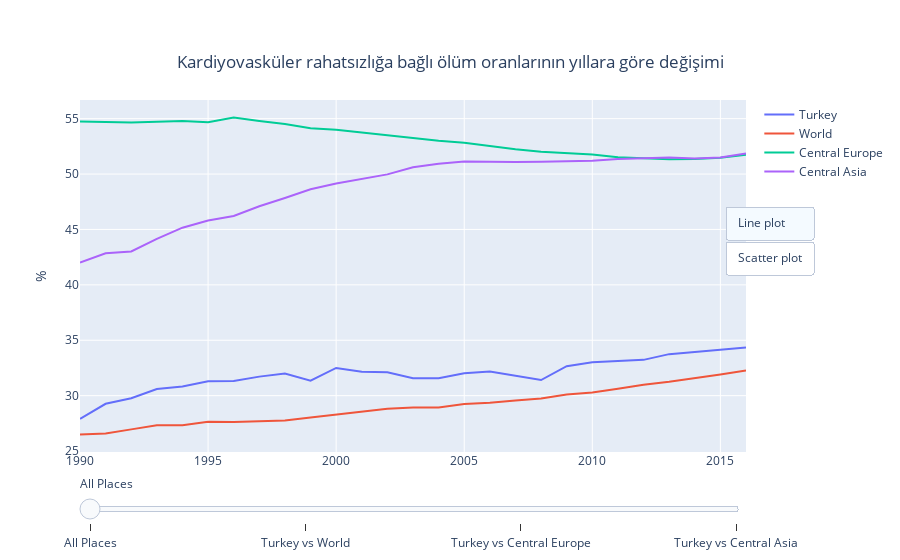

Notebook source saved alongside this figure:
### Markdown cell above
## 6. Comparison of mortality rates due to cardiovascular diseases in Turkey with the World, Central Europe and Central Asia by years
Cardiovascular diseases with line and scatter graphs
*  Turkey-World
*  Turkey-Central Europe
*  Turkey-Central Asia
The rates of deaths between years were compared.

### Code cell
data_turkey_world = data[data['country'].isin(['World', 'Turkey', 'Central Europe', 'Central Asia' ]) ]
data_turkey_world.columns=data_turkey_world.columns.str.replace('[(%)]','').str.strip()
data_turkey_world_melted = data_turkey_world.melt(id_vars=['country', 'country_code', 'year'], var_name='mortality_reasons', value_name='percent')
data_turkey_world_melted.sort_values(by = 'country')
data_turkey_world_melted_cardio = data_turkey_world_melted[data_turkey_world_melted['mortality_reasons']== 'Cardiovascular diseases']
data_turkey_world_melted_cardio.drop(['country_code'], axis = 1, inplace = True)


fig = go.Figure()
for place in ['Turkey', 'World', 'Central Europe', 'Central Asia']:
    df = data_turkey_world_melted_cardio[data_turkey_world_melted_cardio.country == place]
    fig.add_trace(go.Scatter(
                x = df['year'],
                y = df['percent'], 
                mode = 'lines', name = place))#not line plot
fig.update_layout({'title': {'text': "Kardiyovasküler rahatsızlığa bağlı ölüm oranlarının yıllara göre değişimi", 'x': 0.5, 'y': 0.9}})
fig.update_layout({'xaxis':{'title':{'text':''}}, 'yaxis':{'title':{'text':'%'}}})

my_sliders = [
    {'steps':[
        
    {'method':'update', 'label':'All Places', 
    'args':[{'visible': [True, True, True, True]}]},
        
    {'method':'update', 'label':'Turkey vs World', 
    'args':[{'visible': [True, True, False, False]}]},
        
    {'method':'update', 'label':'Turkey vs Central Europe', 
    'args':[{'visible': [True, False, True, False]}]},
         
    {'method':'update', 'label':'Turkey vs Central Asia', 
    'args':[{'visible': [True, False, False, True]}]},
    
    ]}  ]
fig.update_layout({'sliders':my_sliders})

my_button = [
   { "label":"Line plot","method": "update", "args":[{"type":"scatter", "mode":"lines"}]},
   {"label": "Scatter plot", "method":"update", "args":[{"type":"scatter", "mode":"markers"}]}
      ]

fig.update_layout({"updatemenus":[{"type":"buttons",
                                   "direction":"down",
                                   "x":1.1, "y":0.7,
                                   "showactive":True,
                                   "active":0,
                                   "buttons":my_button}]})



fig.show()

### Figure 1 — Plotly figure (JSON) as saved in the notebook; plotly's stock layout.template omitted (floating-point values rounded to 4 significant figures)
{"data": [{"mode": "lines", "name": "Turkey", "type": "scatter", "x": [1990, 1991, 1992, 1993, 1994, 1995, 1996, 1997, 1998, 1999, 2000, 2001, 2002, 2003, 2004, 2005, 2006, 2007, 2008, 2009, 2010, 2011, 2012, 2013, 2014, 2015, 2016], "y": [27.91, 29.27, 29.76, 30.59, 30.82, 31.3, 31.33, 31.72, 31.99, 31.36, 32.5, 32.17, 32.1, 31.58, 31.58, 32.03, 32.18, 31.78, 31.41, 32.66, 33.01, 33.12, 33.23, 33.75, 33.93, 34.13, 34.35]}, {"mode": "lines", "name": "World", "type": "scatter", "x": [1990, 1991, 1992, 1993, 1994, 1995, 1996, 1997, 1998, 1999, 2000, 2001, 2002, 2003, 2004, 2005, 2006, 2007, 2008, 2009, 2010, 2011, 2012, 2013, 2014, 2015, 2016], "y": [26.5, 26.59, 26.96, 27.34, 27.34, 27.65, 27.63, 27.69, 27.76, 28.03, 28.29, 28.54, 28.81, 28.94, 28.92, 29.25, 29.35, 29.57, 29.74, 30.11, 30.29, 30.63, 30.99, 31.26, 31.55, 31.9, 32.26]}, {"mode": "lines", "name": "Central Europe", "type": "scatter", "x": [1990, 1991, 1992, 1993, 1994, 1995, 1996, 1997, 1998, 1999, 2000, 2001, 2002, 2003, 2004, 2005, 2006, 2007, 2008, 2009, 2010, 2011, 2012, 2013, 2014, 2015, 2016], "y": [54.73, 54.68, 54.64, 54.72, 54.8, 54.68, 55.09, 54.78, 54.52, 54.13, 53.99, 53.76, 53.5, 53.31, 53.0, 52.83, 52.51, 52.24, 52.01, 51.91, 51.77, 51.51, 51.42, 51.34, 51.36, 51.48, 51.75]}, {"mode": "lines", "name": "Central Asia", "type": "scatter", "x": [1990, 1991, 1992, 1993, 1994, 1995, 1996, 1997, 1998, 1999, 2000, 2001, 2002, 2003, 2004, 2005, 2006, 2007, 2008, 2009, 2010, 2011, 2012, 2013, 2014, 2015, 2016], "y": [42.02, 42.84, 43.02, 44.16, 45.16, 45.81, 46.22, 47.09, 47.84, 48.63, 49.15, 49.57, 49.97, 50.62, 50.94, 51.13, 51.09, 51.09, 51.1, 51.13, 51.21, 51.37, 51.44, 51.48, 51.41, 51.48, 51.86]}], "layout": {"sliders": [{"steps": [{"args": [{"visible": [true, true, true, true]}], "label": "All Places", "method": "update"}, {"args": [{"visible": [true, true, false, false]}], "label": "Turkey vs World", "method": "update"}, {"args": [{"visible": [true, false, true, false]}], "label": "Turkey vs Central Europe", "method": "update"}, {"args": [{"visible": [true, false, false, true]}], "label": "Turkey vs Central Asia", "method": "update"}]}], "title": {"text": "Kardiyovasküler rahatsızlığa bağlı ölüm oranlarının yıllara göre değişimi", "x": 0.5, "y": 0.9}, "updatemenus": [{"active": 0, "buttons": [{"args": [{"mode": "lines", "type": "scatter"}], "label": "Line plot", "method": "update"}, {"args": [{"mode": "markers", "type": "scatter"}], "label": "Scatter plot", "method": "update"}], "direction": "down", "showactive": true, "type": "buttons", "x": 1.1, "y": 0.7}], "xaxis": {"title": {"text": ""}}, "yaxis": {"title": {"text": "%"}}}}
